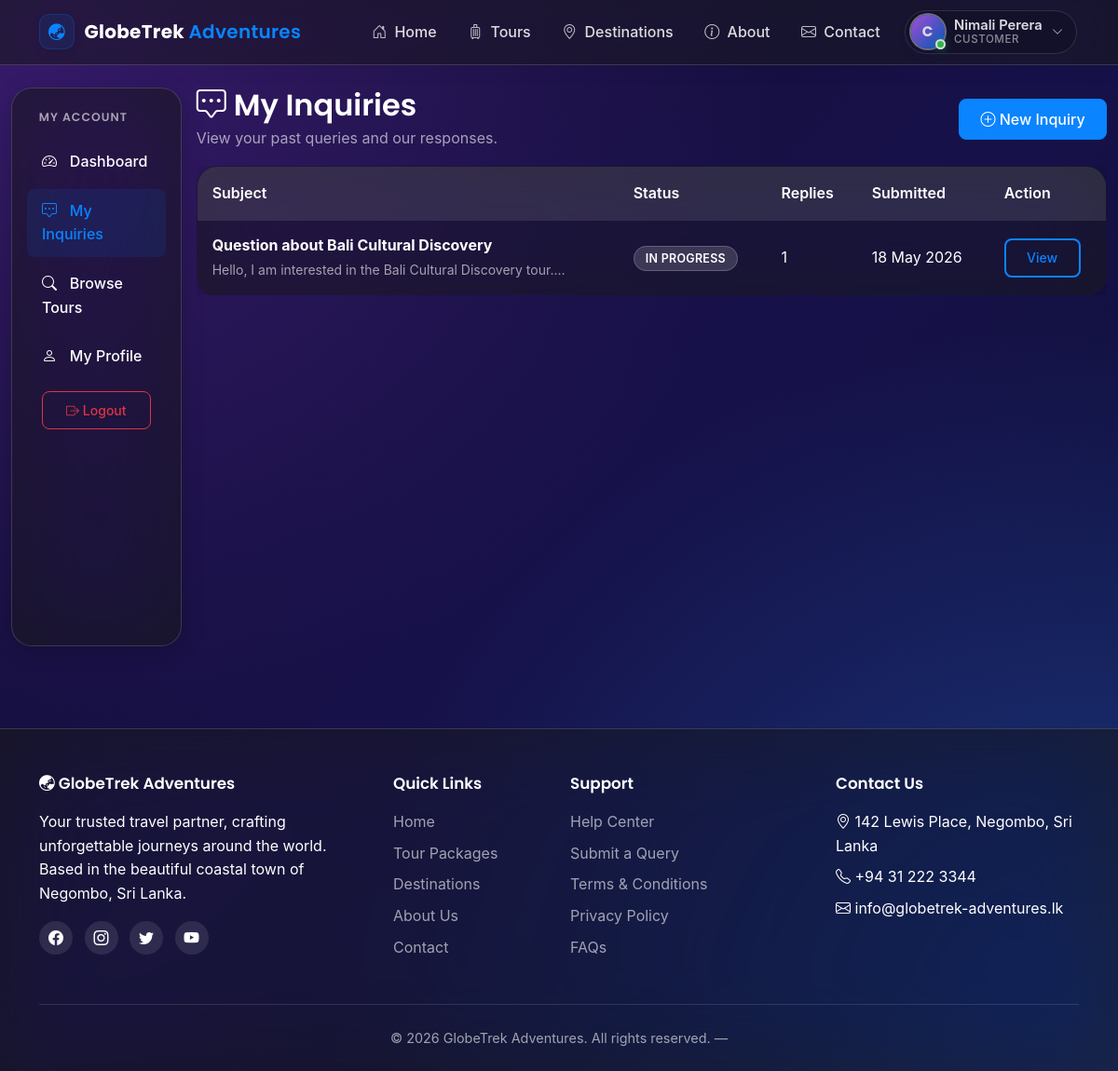
The page /inquiries/mine/ (signed in) on the database its author committed.
### apps/accounts/models.py (models this page shows, shortened)
class Profile(models.Model):
    ROLE_CHOICES = [
        ('customer', 'Customer'),
        ('staff', 'Staff'),
        ('admin', 'Admin'),
    ]
    user = models.OneToOneField(
        User,
        on_delete=models.CASCADE,
        related_name='profile',
    )
    role = models.CharField(
        max_length=10,
        choices=ROLE_CHOICES,
        default='customer',
        help_text='Determines what dashboards and actions are available.',
    )
    phone = models.CharField(max_length=20, blank=True)
    address = models.TextField(blank=True)
    profile_pic = models.ImageField(
        upload_to='profile_pics/',
        blank=True,
        null=True,
    )
    date_joined = models.DateTimeField(auto_now_add=True)
    class Meta:
        ordering = ['-date_joined']
    @property
    def is_staff_role(self):
        return self.role == 'staff'
    @property
    def is_admin(self):
        return self.role == 'admin'

### apps/inquiries/models.py (models this page shows, shortened)
class Inquiry(models.Model):
    STATUS_CHOICES = [
        ('open', 'Open'),
        ('in_progress', 'In Progress'),
        ('resolved', 'Resolved'),
    ]
    customer = models.ForeignKey(
        User,
        on_delete=models.SET_NULL,
        null=True, blank=True,
        related_name='inquiries',
    )
    name = models.CharField(max_length=80)
    email = models.EmailField()
    phone = models.CharField(max_length=20, blank=True)
    subject = models.CharField(max_length=200)
    message = models.TextField()
    status = models.CharField(max_length=15, choices=STATUS_CHOICES, default='open')
    created_at = models.DateTimeField(auto_now_add=True)
    updated_at = models.DateTimeField(auto_now=True)
    class Meta:
        verbose_name_plural = 'Inquiries'
        ordering = ['-created_at']

### apps/inquiries/views.py (the view)
# urls.py: path('mine/', views.my_inquiries, name='my_list'),
@login_required
def my_inquiries(request):
    inquiries = Inquiry.objects.filter(customer=request.user).prefetch_related('replies')
    return render(request, 'inquiries/my_list.html', {'inquiries': inquiries})

### apps/core/context_processors.py (called while the page is built)
def site_meta(request):
    return {
        'COMPANY_NAME': settings.COMPANY_NAME,
        'COMPANY_ADDRESS': settings.COMPANY_ADDRESS,
        'COMPANY_PHONE': settings.COMPANY_PHONE,
        'COMPANY_EMAIL': settings.COMPANY_EMAIL,
    }

### templates/inquiries/my_list.html (shortened to what this page needs)
{% extends 'base.html' %}
{% block content %}
<div class="container-fluid">
    <div class="row g-3">
        <div class="col-lg-2">{% include 'dashboard/_sidebar.html' %}</div>
        <div class="col-lg-10">
            <div class="d-flex justify-content-between align-items-center mb-3">
                <div>
                    <h2 class="d-flex align-items-center gap-2 mb-1"><i class="bi bi-chat-square-dots"></i> My Inquiries</h2>
                    <p class="text-muted mb-0">View your past queries and our responses.</p>
                </div>
                <a href="{% url 'inquiries:create' %}" class="btn btn-indigo"><i class="bi bi-plus-circle"></i> New Inquiry</a>
            </div>
            {% if inquiries %}
            <div class="table-responsive">
                <table class="table table-globetrek mb-0">
                    <thead>
                        <tr>
                            <th>Subject</th>
                            <th>Status</th>
                            <th>Replies</th>
                            <th>Submitted</th>
                            <th>Action</th>
                        </tr>
                    </thead>
                    <tbody>
                        {% for inq in inquiries %}
                        <tr>
                            <td><strong>{{ inq.subject }}</strong><br><small class="text-muted">{{ inq.message|truncatechars:60 }}</small></td>
                            <td><span class="status-badge status-{{ inq.status }}">{{ inq.get_status_display }}</span></td>
                            <td>{{ inq.replies.count }}</td>
                            <td>{{ inq.created_at|date:"d M Y" }}</td>
                            <td><a href="{% url 'inquiries:my_detail' inq.pk %}" class="btn btn-sm btn-outline-indigo">View</a></td>
                        </tr>
                        {% endfor %}
                    </tbody>
                </table>
            </div>
            {% else %}
            <div class="text-center py-5 text-muted">
                <i class="bi bi-chat-square" style="font-size: 4rem;"></i>
                <p class="mt-3">No inquiries yet. <a href="{% url 'inquiries:create' %}">Submit one now</a>.</p>
            </div>
            {% endif %}
        </div>
    </div>
</div>
{% endblock %}

### templates/base.html (shortened to what this page needs)
{% load static %}
<!DOCTYPE html>
<html lang="en">
<head>
    <link href="https://cdn.jsdelivr.net/npm/bootstrap@5.3.2/dist/css/bootstrap.min.css" rel="stylesheet">
    <link rel="stylesheet" href="https://cdn.jsdelivr.net/npm/bootstrap-icons@1.11.2/font/bootstrap-icons.css">
    <link rel="stylesheet" href="{% static 'css/style.css' %}">
</head>
<body>
    <nav class="navbar navbar-expand-lg navbar-globetrek sticky-top">
        <div class="container">
            <a class="navbar-brand" href="{% url 'core:home' %}">
                <span class="brand-mark"><i class="bi bi-globe-asia-australia"></i></span>
                <span class="brand-text">GlobeTrek <span class="brand-text-accent">Adventures</span></span>
            </a>
            <div class="collapse navbar-collapse" id="mainNav">
                <ul class="navbar-nav ms-auto align-items-lg-center">
                    <li class="nav-item"><a
                            class="nav-link {% if request.resolver_match.url_name == 'home' %}active{% endif %}"
                            href="{% url 'core:home' %}"><i class="bi bi-house-door"></i> Home</a></li>
                    <li class="nav-item"><a class="nav-link" href="{% url 'tours:package_list' %}"><i
                                class="bi bi-suitcase"></i> Tours</a></li>
                    <li class="nav-item"><a class="nav-link" href="{% url 'tours:destination_list' %}"><i
                                class="bi bi-geo-alt"></i> Destinations</a></li>
                    <li class="nav-item"><a class="nav-link" href="{% url 'core:about' %}"><i
                                class="bi bi-info-circle"></i> About</a></li>
                    <li class="nav-item"><a class="nav-link" href="{% url 'core:contact' %}"><i
                                class="bi bi-envelope"></i> Contact</a></li>
                    {% if user.is_authenticated %}
                    {% if '/dashboard/' in request.path or '/manage/' in request.path or '/my_list/' in request.path %}
                    {% else %}
                    <li class="nav-item dropdown user-menu ms-lg-2">
                        <a class="nav-link user-trigger" data-bs-toggle="dropdown" href="#" aria-expanded="false">
                            <span class="avatar avatar-sm">
                                {% if user.profile.profile_pic %}
                                <img src="{{ user.profile.profile_pic.url }}" alt="{{ user.username }}">
                                {% else %}
                                <span class="avatar-initial">{{ user.username|slice:":1"|upper }}</span>
                                {% endif %}
                                <span class="avatar-status"></span>
                            </span>
                            <span class="user-meta d-none d-lg-flex">
                                <span class="user-name">{{ user.get_full_name|default:user.username }}</span>
                                {% if user.profile.role %}
                                <span class="user-role">{{ user.profile.get_role_display }}</span>
                                {% endif %}
                            </span>
                            <i class="bi bi-chevron-down user-caret"></i>
                        </a>
                    </li>
                    {% endif %}
                    {% endif %}
                </ul>
            </div>
        </div>
    </nav>
    <main class="py-4">
        {% block content %}{% endblock %}
    </main>
    <footer class="footer">
        <div class="container">
            <div class="row g-4">
                <div class="col-lg-4 col-md-6">
                    <h5><i class="bi bi-globe-asia-australia"></i> GlobeTrek Adventures</h5>
                    <p>Your trusted travel partner, crafting unforgettable journeys around the world. Based in the
                        beautiful coastal town of Negombo, Sri Lanka.</p>
                    <div class="social-icons mt-3">
                        <a href="#" title="Facebook"><i class="bi bi-facebook"></i></a>
                        <a href="#" title="Instagram"><i class="bi bi-instagram"></i></a>
                        <a href="#" title="Twitter"><i class="bi bi-twitter"></i></a>
                        <a href="#" title="YouTube"><i class="bi bi-youtube"></i></a>
                    </div>
                </div>
                <div class="col-lg-2 col-md-6">
                    <h5>Quick Links</h5>
                    <ul>
                        <li><a href="{% url 'core:home' %}">Home</a></li>
                        <li><a href="{% url 'tours:package_list' %}">Tour Packages</a></li>
                        <li><a href="{% url 'tours:destination_list' %}">Destinations</a></li>
                        <li><a href="{% url 'core:about' %}">About Us</a></li>
                        <li><a href="{% url 'core:contact' %}">Contact</a></li>
                    </ul>
                </div>
                <div class="col-lg-3 col-md-6">
                    <h5>Support</h5>
                    <ul>
                        <li><a href="{% url 'core:contact' %}">Help Center</a></li>
                        <li><a href="{% url 'inquiries:create' %}">Submit a Query</a></li>
                        <li><a href="#">Terms & Conditions</a></li>
                        <li><a href="#">Privacy Policy</a></li>
                        <li><a href="#">FAQs</a></li>
                    </ul>
                </div>
                <div class="col-lg-3 col-md-6">
                    <h5>Contact Us</h5>
                    <ul>
                        <li><i class="bi bi-geo-alt"></i> {{ COMPANY_ADDRESS }}</li>
                        <li><i class="bi bi-telephone"></i> {{ COMPANY_PHONE }}</li>
                        <li><i class="bi bi-envelope"></i> {{ COMPANY_EMAIL }}</li>
                    </ul>
                </div>
            </div>
            <div class="footer-bottom">
                &copy; {% now "Y" %} {{ COMPANY_NAME }}. All rights reserved. &mdash;
            </div>
        </div>
    </footer>
</body>
</html>

### rows shown on the page
Inquiry: subject "Question about Bali Cultural Discovery", message "Hello, I am interested in the Bali Cultural Discovery tour.…", status "IN PROGRESS", replies.count "1", created_at "18 May 2026"

### other values the page prints
{{ user.username|slice:":1"|upper }} "C"
{{ user.get_full_name|default:user.username }} "Nimali Perera"
{{ user.profile.get_role_display }} "CUSTOMER"
{{ COMPANY_ADDRESS }} "142 Lewis Place, Negombo, Sri Lanka"
{{ COMPANY_PHONE }} "+94 31 222 3344"
{{ COMPANY_EMAIL }} "info@globetrek-adventures.lk"
{{ COMPANY_NAME }} "GlobeTrek Adventures"
